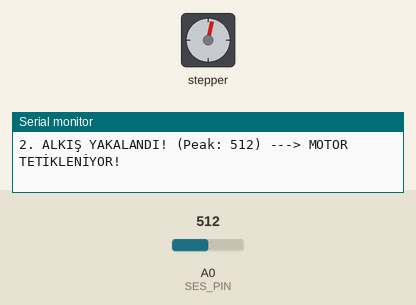
Simulated run of this sketch. Board: Arduino Uno, built with avr-gcc and run on an emulated ATmega328P. Parts: stepper motor, the last lines printed to the serial monitor. The inputs (shaded band) are chosen by the test bench; at power-on: A0 (SES_PIN) = 512. Stepper angles assume 2048 steps per turn.

Above: at 1.3 s.
1.4 s: A0 (SES_PIN) set to 984
At 2.3 s:
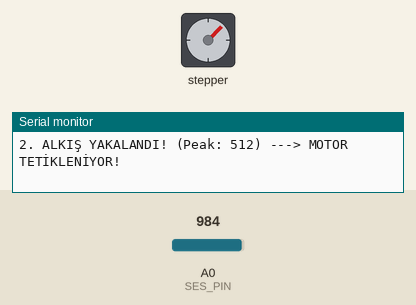
4.4 s: A0 (SES_PIN) set to 1013
At 5.13 s:
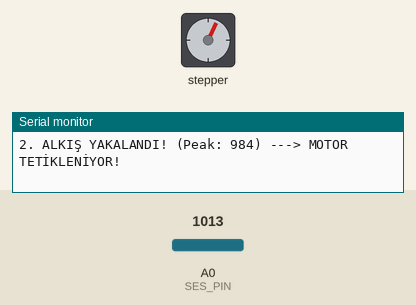
Timing chart, 0 to 13.4 s (numbered marks = the images above; inputs shaded):
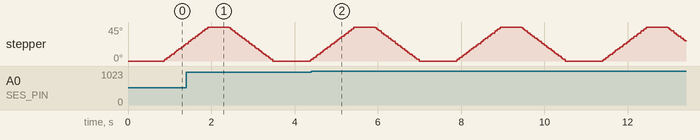

The sketch:

sketch_aug17a.ino
```cpp
#include <Stepper.h>

// --- Motor Ayarları ---
const int tamTurAdim = 2048;
Stepper stepMotor(tamTurAdim, 8, 10, 9, 11);

// --- Sensör Ayarları ---
const int SES_PIN = A0;
int ESIK_DEGERI = 80;    // Senin ayarladığın eşik değeri

// --- Çift Alkış Mantığı Değişkenleri ---
int alkisSayisi = 0;
unsigned long ilkAlkisZamani = 0;
unsigned long sonAlkisZamani = 0;

const int CIFT_ALKIS_PENCERESI = 1200; // İlk ve ikinci alkış arası maks 1.2 saniye olmalı
const int ALKIS_ARASI_MIN_SURE  = 300;  // İlk alkışın yankısını 2. alkış saymamak için min bekleme (ms)
const int MOTOR_BEKLEME        = 500; // Motor çalıştıktan sonraki soğuma süresi (ms)
unsigned long motorSonCalisma  = 0;

void setup() {
  Serial.begin(9600);
  stepMotor.setSpeed(7);
  Serial.println("Çift Alkış Sistemi Hazır! 1.2sn içinde 2 alkış bekleniyor...");
}

// 30 milisaniye boyunca en yüksek sesi yakalayan fonksiyon
int peakAl() {
  int peak = 0;
  unsigned long peakStart = millis();
  while (millis() - peakStart < 30) {
    int val = analogRead(SES_PIN);
    if (val > peak) peak = val;
  }
  return peak;
}

void loop() {
  // Motor yeni çalıştıysa soğuma süresince bekle
  if (millis() - motorSonCalisma < MOTOR_BEKLEME) {
    return;
  }

  int peak = peakAl();

  // --- Zaman Aşımı Kontrolü ---
  // İlk alkış alındı ama 1.2 saniye içinde ikinci alkış gelmediyse sıfırla
  if (alkisSayisi == 1 && (millis() - ilkAlkisZamani > CIFT_ALKIS_PENCERESI)) {
    alkisSayisi = 0;
    Serial.println("-> Zaman aşımı! 2. alkış gelmedi, sıfırlandı.");
  }

  // --- Alkış Yakalama ---
  if (peak > ESIK_DEGERI) {

    if (alkisSayisi == 0) {
      // BİRİNCİ ALKIŞ
      alkisSayisi = 1;
      ilkAlkisZamani = millis();
      sonAlkisZamani = millis();
      Serial.print("1. ALKIŞ YAKALANDI! (Peak: ");
      Serial.print(peak);
      Serial.println(") -> 2. Alkış bekleniyor...");
      delay(50); // Kısa bir es
    }
    else if (alkisSayisi == 1 && (millis() - sonAlkisZamani > ALKIS_ARASI_MIN_SURE)) {
      // İKİNCİ ALKIŞ
      Serial.print("2. ALKIŞ YAKALANDI! (Peak: ");
      Serial.print(peak);
      Serial.println(") ---> MOTOR TETİKLENİYOR!");

      // Motor Hareket Alanı
      stepMotor.step(256);   // Sağa dön (Düğmeye bas)
      delay(500);            // Bekle
      stepMotor.step(-256);  // Sola dön (Eski konumuna gel)

      // Sistemi sıfırla
      alkisSayisi = 0;
      motorSonCalisma = millis();
      Serial.println("İşlem tamamlandı, sistem soğuma modunda...");
    }
  }
}
```

Measured:
- the behaviour switches between 999 and 1000 on A0 (SES_PIN) (found by bisection; images 1 and 2)
